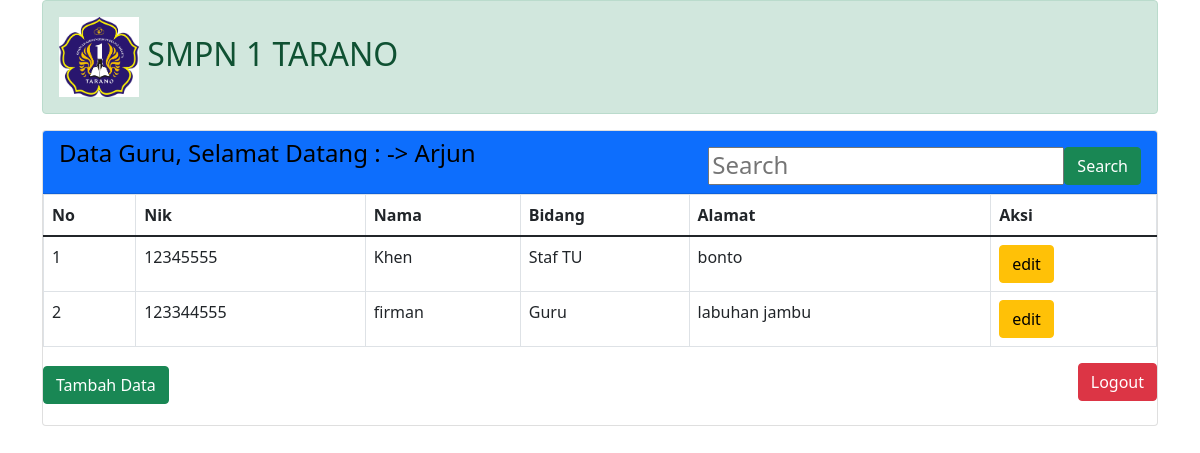
The page /dataguru.php (signed in) on the database its author committed.
### tables this page shows
CREATE TABLE `dataguru` (
  `id` int(15) NOT NULL,
  `nik` varchar(12) NOT NULL,
  `nama` varchar(50) NOT NULL,
  `bidang` enum('Guru','Staf TU') NOT NULL,
  `alamat` text NOT NULL
);

### dataguru.php (the view, shortened to what this page needs)
<!doctype html>
<html>
<head>
    <link rel="stylesheet" href="bootstrap/css/bootstrap.min.css">
</head>
<body >
    <div class="container">
        <h2 class="alert alert-success" class="logo">
            <img src="foto/smp.jpg" style="width: 5rem;">
            SMPN 1 TARANO
        </h2>
<div class="card mt-3">
   <div class="card-header bg-primary text-black">
        <h4>Data Guru, Selamat Datang :
            <?php echo $_SESSION['status']; ?> ->
            <?php echo $_SESSION['Nama']; ?>
            <form class="d-flex float-end mt-2">
        <input class="" type="search" placeholder="Search" aria-label="Search">
        <button class="btn btn-success" type="submit">Search</button>
        </form>
        </h4>
   </div>
        <table class="table table-bordered">
            <thead>
                <tr>
                    <th>No</th>
                    <th>Nik</th>
                    <th>Nama</th>
                    <th>Bidang</th>
                    <th>Alamat</th>
                    <th>Aksi</th>
                </tr>
            </thead>
            <tbody>
                <?php
                require 'setting.php';
                $query = "SELECT * FROM dataguru";
                $sql = mysqli_query($koneksi, $query);
                $no = 1;
                while ($data = mysqli_fetch_object($sql)) {
                ?>
                    <tr>
                        <td> <?php echo $no++; ?> </td>
                        <td> <?php echo $data->nik; ?> </td>
                        <td> <?php echo $data->nama; ?> </td>
                        <td> <?php echo $data->bidang; ?> </td>
                        <td> <?php echo $data->alamat; ?> </td>
                        <td>
                            <a href="edit.php?id=<?= $data->id; ?>">
                                <input type="submit" value="edit" class="btn btn-warning">
                            </a>
                        </td>
                    </tr>
                <?php
                }
                ?>
            </tbody>
        </table>
         <h2>
            <a href="tambahguru.php" class="btn btn-success">Tambah Data</a>
            <a href="logout.php" class="btn btn-danger float-end mb-3">Logout</a>
        </h2>
    </div>
</body>
</html>

### rows shown on the page
dataguru: nik "12345555", nama "Khen", bidang "Staf TU", alamat "bonto"
dataguru: nik "123344555", nama "firman", bidang "Guru", alamat "labuhan jambu"

### other values the page prints
$_SESSION['Nama'] "Arjun"
